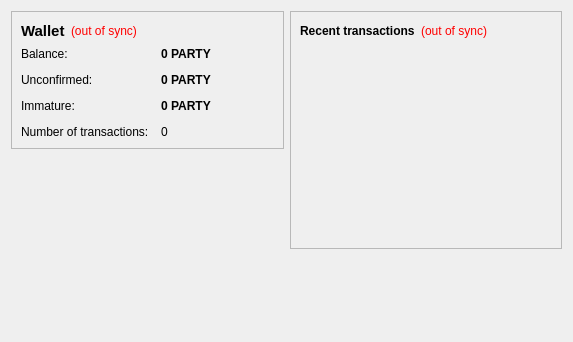
<?xml version="1.0" encoding="UTF-8"?>
<ui version="4.0">
 <class>OverviewPage</class>
 <widget class="QWidget" name="OverviewPage">
  <property name="geometry">
   <rect>
    <x>0</x>
    <y>0</y>
    <width>573</width>
    <height>342</height>
   </rect>
  </property>
  <property name="windowTitle">
   <string>Form</string>
  </property>
  <layout class="QHBoxLayout" name="horizontalLayout" stretch="1,1">
   <item>
    <layout class="QVBoxLayout" name="verticalLayout_2">
     <item>
      <widget class="QFrame" name="frame">
       <property name="frameShape">
        <enum>QFrame::StyledPanel</enum>
       </property>
       <property name="frameShadow">
        <enum>QFrame::Raised</enum>
       </property>
       <layout class="QVBoxLayout" name="verticalLayout_4">
        <item>
         <layout class="QHBoxLayout" name="horizontalLayout_4">
          <item>
           <widget class="QLabel" name="label_5">
            <property name="font">
             <font>
              <pointsize>11</pointsize>
              <weight>75</weight>
              <bold>true</bold>
             </font>
            </property>
            <property name="text">
             <string>Wallet</string>
            </property>
           </widget>
          </item>
          <item>
           <widget class="QLabel" name="labelWalletStatus">
            <property name="toolTip">
             <string>The displayed information may be out of date. Your wallet automatically synchronizes with the PartyCoin network after a connection is established, but this process has not completed yet.</string>
            </property>
            <property name="styleSheet">
             <string notr="true">QLabel { color: red; }</string>
            </property>
            <property name="text">
             <string notr="true">(out of sync)</string>
            </property>
            <property name="alignment">
             <set>Qt::AlignLeading|Qt::AlignLeft|Qt::AlignVCenter</set>
            </property>
           </widget>
          </item>
          <item>
           <spacer name="horizontalSpacer_2">
            <property name="orientation">
             <enum>Qt::Horizontal</enum>
            </property>
            <property name="sizeHint" stdset="0">
             <size>
              <width>40</width>
              <height>20</height>
             </size>
            </property>
           </spacer>
          </item>
         </layout>
        </item>
        <item>
         <layout class="QFormLayout" name="formLayout_2">
          <property name="fieldGrowthPolicy">
           <enum>QFormLayout::AllNonFixedFieldsGrow</enum>
          </property>
          <property name="horizontalSpacing">
           <number>12</number>
          </property>
          <property name="verticalSpacing">
           <number>12</number>
          </property>
          <item row="0" column="0">
           <widget class="QLabel" name="label">
            <property name="text">
             <string>Balance:</string>
            </property>
           </widget>
          </item>
          <item row="0" column="1">
           <widget class="QLabel" name="labelBalance">
            <property name="font">
             <font>
              <weight>75</weight>
              <bold>true</bold>
             </font>
            </property>
            <property name="cursor">
             <cursorShape>IBeamCursor</cursorShape>
            </property>
            <property name="toolTip">
             <string>Your current balance</string>
            </property>
            <property name="text">
             <string notr="true">0 PARTY</string>
            </property>
            <property name="textInteractionFlags">
             <set>Qt::LinksAccessibleByMouse|Qt::TextSelectableByKeyboard|Qt::TextSelectableByMouse</set>
            </property>
           </widget>
          </item>
          <item row="1" column="0">
           <widget class="QLabel" name="label_3">
            <property name="text">
             <string>Unconfirmed:</string>
            </property>
           </widget>
          </item>
          <item row="1" column="1">
           <widget class="QLabel" name="labelUnconfirmed">
            <property name="font">
             <font>
              <weight>75</weight>
              <bold>true</bold>
             </font>
            </property>
            <property name="cursor">
             <cursorShape>IBeamCursor</cursorShape>
            </property>
            <property name="toolTip">
             <string>Total of transactions that have yet to be confirmed, and do not yet count toward the current balance</string>
            </property>
            <property name="text">
             <string notr="true">0 PARTY</string>
            </property>
            <property name="textInteractionFlags">
             <set>Qt::LinksAccessibleByMouse|Qt::TextSelectableByKeyboard|Qt::TextSelectableByMouse</set>
            </property>
           </widget>
          </item>
          <item row="3" column="0">
           <widget class="QLabel" name="label_2">
            <property name="text">
             <string>Number of transactions:</string>
            </property>
           </widget>
          </item>
          <item row="3" column="1">
           <widget class="QLabel" name="labelNumTransactions">
            <property name="toolTip">
             <string>Total number of transactions in wallet</string>
            </property>
            <property name="text">
             <string notr="true">0</string>
            </property>
           </widget>
          </item>
          <item row="2" column="0">
           <widget class="QLabel" name="labelImmatureText">
            <property name="text">
             <string>Immature:</string>
            </property>
           </widget>
          </item>
          <item row="2" column="1">
           <widget class="QLabel" name="labelImmature">
            <property name="font">
             <font>
              <weight>75</weight>
              <bold>true</bold>
             </font>
            </property>
            <property name="toolTip">
             <string>Mined balance that has not yet matured</string>
            </property>
            <property name="text">
             <string notr="true">0 PARTY</string>
            </property>
            <property name="textInteractionFlags">
             <set>Qt::LinksAccessibleByMouse|Qt::TextSelectableByKeyboard|Qt::TextSelectableByMouse</set>
            </property>
           </widget>
          </item>
         </layout>
        </item>
       </layout>
      </widget>
     </item>
     <item>
      <spacer name="verticalSpacer">
       <property name="orientation">
        <enum>Qt::Vertical</enum>
       </property>
       <property name="sizeHint" stdset="0">
        <size>
         <width>20</width>
         <height>40</height>
        </size>
       </property>
      </spacer>
     </item>
    </layout>
   </item>
   <item>
    <layout class="QVBoxLayout" name="verticalLayout_3">
     <item>
      <widget class="QFrame" name="frame_2">
       <property name="frameShape">
        <enum>QFrame::StyledPanel</enum>
       </property>
       <property name="frameShadow">
        <enum>QFrame::Raised</enum>
       </property>
       <layout class="QVBoxLayout" name="verticalLayout">
        <item>
         <layout class="QHBoxLayout" name="horizontalLayout_2">
          <item>
           <widget class="QLabel" name="label_4">
            <property name="text">
             <string>&lt;b&gt;Recent transactions&lt;/b&gt;</string>
            </property>
           </widget>
          </item>
          <item>
           <widget class="QLabel" name="labelTransactionsStatus">
            <property name="toolTip">
             <string>The displayed information may be out of date. Your wallet automatically synchronizes with the PartyCoin network after a connection is established, but this process has not completed yet.</string>
            </property>
            <property name="styleSheet">
             <string notr="true">QLabel { color: red; }</string>
            </property>
            <property name="text">
             <string notr="true">(out of sync)</string>
            </property>
            <property name="alignment">
             <set>Qt::AlignRight|Qt::AlignTrailing|Qt::AlignVCenter</set>
            </property>
           </widget>
          </item>
          <item>
           <spacer name="horizontalSpacer">
            <property name="orientation">
             <enum>Qt::Horizontal</enum>
            </property>
            <property name="sizeHint" stdset="0">
             <size>
              <width>40</width>
              <height>20</height>
             </size>
            </property>
           </spacer>
          </item>
         </layout>
        </item>
        <item>
         <widget class="QListView" name="listTransactions">
          <property name="styleSheet">
           <string notr="true">QListView { background: transparent; }</string>
          </property>
          <property name="frameShape">
           <enum>QFrame::NoFrame</enum>
          </property>
          <property name="verticalScrollBarPolicy">
           <enum>Qt::ScrollBarAlwaysOff</enum>
          </property>
          <property name="horizontalScrollBarPolicy">
           <enum>Qt::ScrollBarAlwaysOff</enum>
          </property>
          <property name="selectionMode">
           <enum>QAbstractItemView::NoSelection</enum>
          </property>
         </widget>
        </item>
       </layout>
      </widget>
     </item>
     <item>
      <spacer name="verticalSpacer_2">
       <property name="orientation">
        <enum>Qt::Vertical</enum>
       </property>
       <property name="sizeHint" stdset="0">
        <size>
         <width>20</width>
         <height>40</height>
        </size>
       </property>
      </spacer>
     </item>
    </layout>
   </item>
  </layout>
 </widget>
 <resources/>
 <connections/>
</ui>
